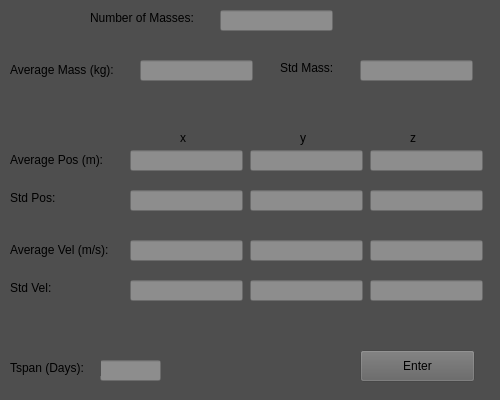
<?xml version="1.0" encoding="UTF-8"?>
<ui version="4.0">
 <class>Form</class>
 <widget class="QWidget" name="Form">
  <property name="geometry">
   <rect>
    <x>0</x>
    <y>0</y>
    <width>500</width>
    <height>400</height>
   </rect>
  </property>
  <property name="sizePolicy">
   <sizepolicy hsizetype="Fixed" vsizetype="Fixed">
    <horstretch>0</horstretch>
    <verstretch>0</verstretch>
   </sizepolicy>
  </property>
  <property name="windowTitle">
   <string>Form</string>
  </property>
  <property name="styleSheet">
   <string notr="true">QWidget{
	
	background-color: rgba(78, 78, 78, 245);
}
QLineEdit{
	
	background-color: rgba(168, 168, 168, 179);
}
QPushButton{
	
	background-color: rgba(98, 98, 98, 230);
}</string>
  </property>
  <widget class="QLineEdit" name="nParticleBox">
   <property name="geometry">
    <rect>
     <x>220</x>
     <y>10</y>
     <width>113</width>
     <height>21</height>
    </rect>
   </property>
  </widget>
  <widget class="QLineEdit" name="stdMassBox">
   <property name="geometry">
    <rect>
     <x>360</x>
     <y>60</y>
     <width>113</width>
     <height>21</height>
    </rect>
   </property>
  </widget>
  <widget class="QLineEdit" name="xmeanPosBox">
   <property name="geometry">
    <rect>
     <x>130</x>
     <y>150</y>
     <width>113</width>
     <height>21</height>
    </rect>
   </property>
  </widget>
  <widget class="QLineEdit" name="xstdPosBox">
   <property name="geometry">
    <rect>
     <x>130</x>
     <y>190</y>
     <width>113</width>
     <height>21</height>
    </rect>
   </property>
  </widget>
  <widget class="QLineEdit" name="meanMassBox">
   <property name="geometry">
    <rect>
     <x>140</x>
     <y>60</y>
     <width>113</width>
     <height>21</height>
    </rect>
   </property>
   <property name="styleSheet">
    <string notr="true"/>
   </property>
  </widget>
  <widget class="QLabel" name="label">
   <property name="geometry">
    <rect>
     <x>90</x>
     <y>10</y>
     <width>121</width>
     <height>16</height>
    </rect>
   </property>
   <property name="text">
    <string>Number of Masses:</string>
   </property>
  </widget>
  <widget class="QLabel" name="label_2">
   <property name="geometry">
    <rect>
     <x>280</x>
     <y>60</y>
     <width>61</width>
     <height>16</height>
    </rect>
   </property>
   <property name="text">
    <string>Std Mass:</string>
   </property>
  </widget>
  <widget class="QLabel" name="label_3">
   <property name="geometry">
    <rect>
     <x>10</x>
     <y>60</y>
     <width>121</width>
     <height>20</height>
    </rect>
   </property>
   <property name="text">
    <string>Average Mass (kg):</string>
   </property>
  </widget>
  <widget class="QLabel" name="label_4">
   <property name="geometry">
    <rect>
     <x>10</x>
     <y>150</y>
     <width>111</width>
     <height>20</height>
    </rect>
   </property>
   <property name="text">
    <string>Average Pos (m):</string>
   </property>
  </widget>
  <widget class="QLabel" name="label_5">
   <property name="geometry">
    <rect>
     <x>10</x>
     <y>190</y>
     <width>61</width>
     <height>16</height>
    </rect>
   </property>
   <property name="text">
    <string>Std Pos:</string>
   </property>
  </widget>
  <widget class="QLineEdit" name="xmeanVelBox">
   <property name="geometry">
    <rect>
     <x>130</x>
     <y>240</y>
     <width>113</width>
     <height>21</height>
    </rect>
   </property>
  </widget>
  <widget class="QLineEdit" name="xstdVelBox">
   <property name="geometry">
    <rect>
     <x>130</x>
     <y>280</y>
     <width>113</width>
     <height>21</height>
    </rect>
   </property>
  </widget>
  <widget class="QLabel" name="label_6">
   <property name="geometry">
    <rect>
     <x>10</x>
     <y>280</y>
     <width>61</width>
     <height>16</height>
    </rect>
   </property>
   <property name="text">
    <string>Std Vel:</string>
   </property>
  </widget>
  <widget class="QLabel" name="label_7">
   <property name="geometry">
    <rect>
     <x>10</x>
     <y>240</y>
     <width>111</width>
     <height>20</height>
    </rect>
   </property>
   <property name="text">
    <string>Average Vel (m/s):</string>
   </property>
  </widget>
  <widget class="QPushButton" name="enterButton">
   <property name="geometry">
    <rect>
     <x>360</x>
     <y>350</y>
     <width>115</width>
     <height>32</height>
    </rect>
   </property>
   <property name="text">
    <string>Enter</string>
   </property>
  </widget>
  <widget class="QLineEdit" name="tspanBox">
   <property name="geometry">
    <rect>
     <x>100</x>
     <y>360</y>
     <width>61</width>
     <height>21</height>
    </rect>
   </property>
  </widget>
  <widget class="QLabel" name="label_8">
   <property name="geometry">
    <rect>
     <x>10</x>
     <y>360</y>
     <width>91</width>
     <height>16</height>
    </rect>
   </property>
   <property name="text">
    <string>Tspan (Days):</string>
   </property>
  </widget>
  <widget class="QLabel" name="label_9">
   <property name="geometry">
    <rect>
     <x>180</x>
     <y>130</y>
     <width>21</width>
     <height>16</height>
    </rect>
   </property>
   <property name="text">
    <string>x</string>
   </property>
  </widget>
  <widget class="QLabel" name="label_10">
   <property name="geometry">
    <rect>
     <x>300</x>
     <y>130</y>
     <width>21</width>
     <height>16</height>
    </rect>
   </property>
   <property name="text">
    <string>y</string>
   </property>
  </widget>
  <widget class="QLineEdit" name="ymeanPosBox">
   <property name="geometry">
    <rect>
     <x>250</x>
     <y>150</y>
     <width>113</width>
     <height>21</height>
    </rect>
   </property>
  </widget>
  <widget class="QLineEdit" name="zmeanVelBox">
   <property name="geometry">
    <rect>
     <x>370</x>
     <y>240</y>
     <width>113</width>
     <height>21</height>
    </rect>
   </property>
  </widget>
  <widget class="QLineEdit" name="zstdVelBox">
   <property name="geometry">
    <rect>
     <x>370</x>
     <y>280</y>
     <width>113</width>
     <height>21</height>
    </rect>
   </property>
  </widget>
  <widget class="QLineEdit" name="zstdPosBox">
   <property name="geometry">
    <rect>
     <x>370</x>
     <y>190</y>
     <width>113</width>
     <height>21</height>
    </rect>
   </property>
  </widget>
  <widget class="QLineEdit" name="ymeanVelBox">
   <property name="geometry">
    <rect>
     <x>250</x>
     <y>240</y>
     <width>113</width>
     <height>21</height>
    </rect>
   </property>
  </widget>
  <widget class="QLineEdit" name="ystdPosBox">
   <property name="geometry">
    <rect>
     <x>250</x>
     <y>190</y>
     <width>113</width>
     <height>21</height>
    </rect>
   </property>
  </widget>
  <widget class="QLineEdit" name="ystdVelBox">
   <property name="geometry">
    <rect>
     <x>250</x>
     <y>280</y>
     <width>113</width>
     <height>21</height>
    </rect>
   </property>
  </widget>
  <widget class="QLineEdit" name="zmeanPosBox">
   <property name="geometry">
    <rect>
     <x>370</x>
     <y>150</y>
     <width>113</width>
     <height>21</height>
    </rect>
   </property>
  </widget>
  <widget class="QLabel" name="label_11">
   <property name="geometry">
    <rect>
     <x>410</x>
     <y>130</y>
     <width>16</width>
     <height>16</height>
    </rect>
   </property>
   <property name="text">
    <string>z</string>
   </property>
  </widget>
 </widget>
 <resources/>
 <connections/>
</ui>
